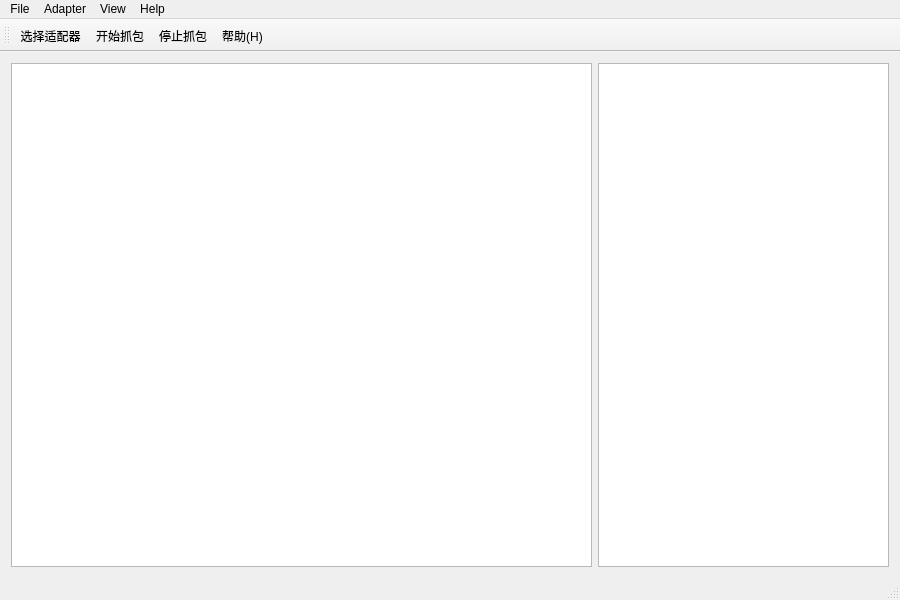
<?xml version="1.0" encoding="UTF-8"?>
<ui version="4.0">
 <class>Sniffer</class>
 <widget class="QMainWindow" name="Sniffer">
  <property name="geometry">
   <rect>
    <x>0</x>
    <y>0</y>
    <width>900</width>
    <height>600</height>
   </rect>
  </property>
  <property name="minimumSize">
   <size>
    <width>900</width>
    <height>600</height>
   </size>
  </property>
  <property name="windowTitle">
   <string>Sniffer</string>
  </property>
  <widget class="QWidget" name="centralWidget">
   <layout class="QGridLayout" name="gridLayout" columnstretch="2,1" columnminimumwidth="0,1">
    <item row="0" column="0">
     <widget class="QTableView" name="tableViewPackage"/>
    </item>
    <item row="0" column="1">
     <widget class="QTreeView" name="treeView"/>
    </item>
   </layout>
  </widget>
  <widget class="QMenuBar" name="menuBar">
   <property name="geometry">
    <rect>
     <x>0</x>
     <y>0</y>
     <width>900</width>
     <height>23</height>
    </rect>
   </property>
   <widget class="QMenu" name="menuFile">
    <property name="title">
     <string>File</string>
    </property>
    <addaction name="actionExit"/>
    <addaction name="actionMenuStart"/>
    <addaction name="actionMenuPause"/>
   </widget>
   <widget class="QMenu" name="menuAdapter">
    <property name="title">
     <string>Adapter</string>
    </property>
    <addaction name="actionMenuSelectAdapter"/>
   </widget>
   <widget class="QMenu" name="menuView">
    <property name="title">
     <string>View</string>
    </property>
    <addaction name="actionView"/>
   </widget>
   <widget class="QMenu" name="menuHelp">
    <property name="title">
     <string>Help</string>
    </property>
    <addaction name="actionMenuHelp"/>
   </widget>
   <addaction name="menuFile"/>
   <addaction name="menuAdapter"/>
   <addaction name="menuView"/>
   <addaction name="menuHelp"/>
  </widget>
  <widget class="QToolBar" name="mainToolBar">
   <attribute name="toolBarArea">
    <enum>TopToolBarArea</enum>
   </attribute>
   <attribute name="toolBarBreak">
    <bool>false</bool>
   </attribute>
   <addaction name="actionSelectAdapter"/>
   <addaction name="actionStart"/>
   <addaction name="actionPause"/>
   <addaction name="actionHelp"/>
  </widget>
  <widget class="QStatusBar" name="statusBar"/>
  <action name="actionHelp">
   <property name="icon">
    <iconset resource="images.qrc">
     <normaloff>:/file/images/4.png</normaloff>:/file/images/4.png</iconset>
   </property>
   <property name="text">
    <string>帮助(&amp;H)</string>
   </property>
   <property name="shortcut">
    <string>Ctrl+H</string>
   </property>
  </action>
  <action name="actionView">
   <property name="text">
    <string>Statistics</string>
   </property>
   <property name="shortcut">
    <string>Ctrl+V</string>
   </property>
  </action>
  <action name="actionSelectAdapter">
   <property name="icon">
    <iconset resource="images.qrc">
     <normaloff>:/file/images/3.png</normaloff>:/file/images/3.png</iconset>
   </property>
   <property name="text">
    <string>选择适配器</string>
   </property>
  </action>
  <action name="actionStart">
   <property name="enabled">
    <bool>true</bool>
   </property>
   <property name="icon">
    <iconset resource="images.qrc">
     <normaloff>:/file/images/1.png</normaloff>:/file/images/1.png</iconset>
   </property>
   <property name="text">
    <string>开始抓包</string>
   </property>
  </action>
  <action name="actionPause">
   <property name="icon">
    <iconset resource="images.qrc">
     <normaloff>:/file/images/2.png</normaloff>:/file/images/2.png</iconset>
   </property>
   <property name="text">
    <string>停止抓包</string>
   </property>
  </action>
  <action name="actionExit">
   <property name="text">
    <string>Exit</string>
   </property>
  </action>
  <action name="actionMenuStart">
   <property name="icon">
    <iconset resource="images.qrc">
     <normaloff>:/file/images/1.png</normaloff>:/file/images/1.png</iconset>
   </property>
   <property name="text">
    <string>Start capture</string>
   </property>
  </action>
  <action name="actionMenuPause">
   <property name="icon">
    <iconset resource="images.qrc">
     <normaloff>:/file/images/2.png</normaloff>:/file/images/2.png</iconset>
   </property>
   <property name="text">
    <string>StopCapture</string>
   </property>
  </action>
  <action name="actionMenuSelectAdapter">
   <property name="icon">
    <iconset resource="images.qrc">
     <normaloff>:/file/images/3.png</normaloff>:/file/images/3.png</iconset>
   </property>
   <property name="text">
    <string>Select adapter</string>
   </property>
  </action>
  <action name="actionMenuHelp">
   <property name="icon">
    <iconset resource="images.qrc">
     <normaloff>:/file/images/4.png</normaloff>:/file/images/4.png</iconset>
   </property>
   <property name="text">
    <string>Help</string>
   </property>
   <property name="shortcut">
    <string>Ctrl+H</string>
   </property>
  </action>
 </widget>
 <layoutdefault spacing="6" margin="11"/>
 <resources>
  <include location="images.qrc"/>
 </resources>
 <connections/>
</ui>
